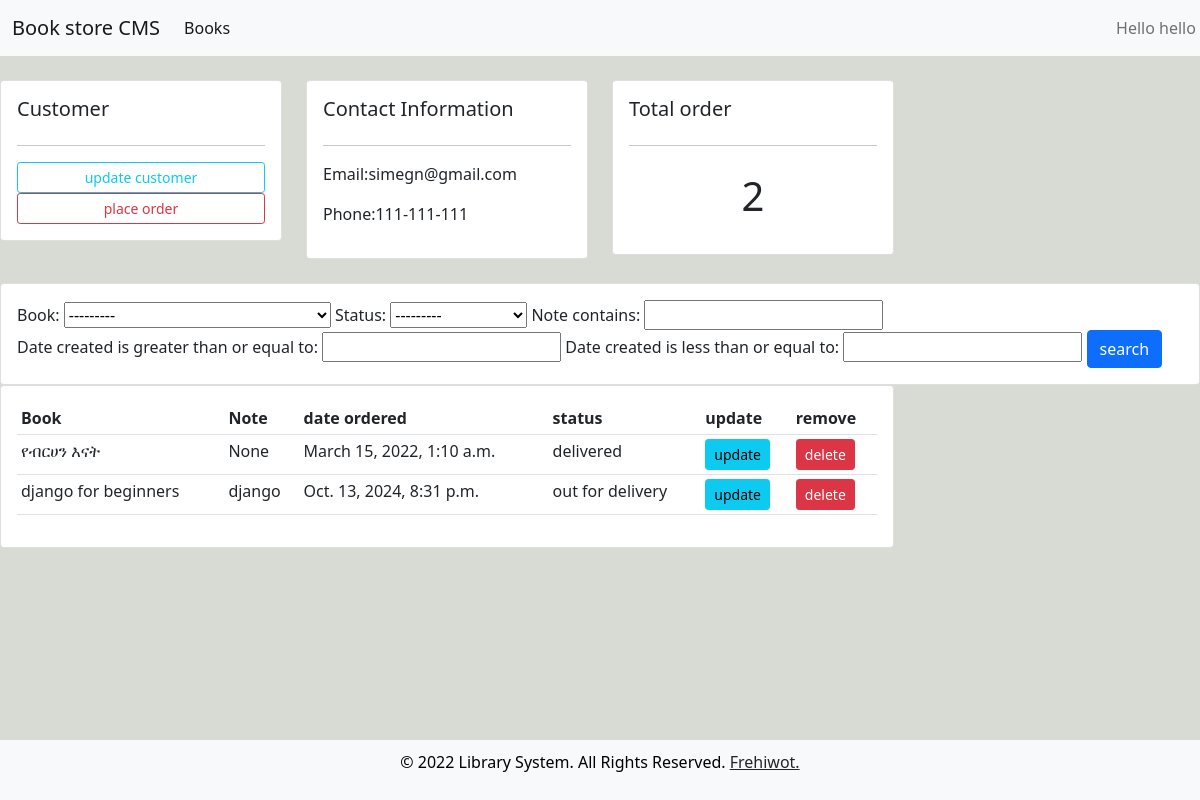
The app's page /customer/1/ (signed in), older data.
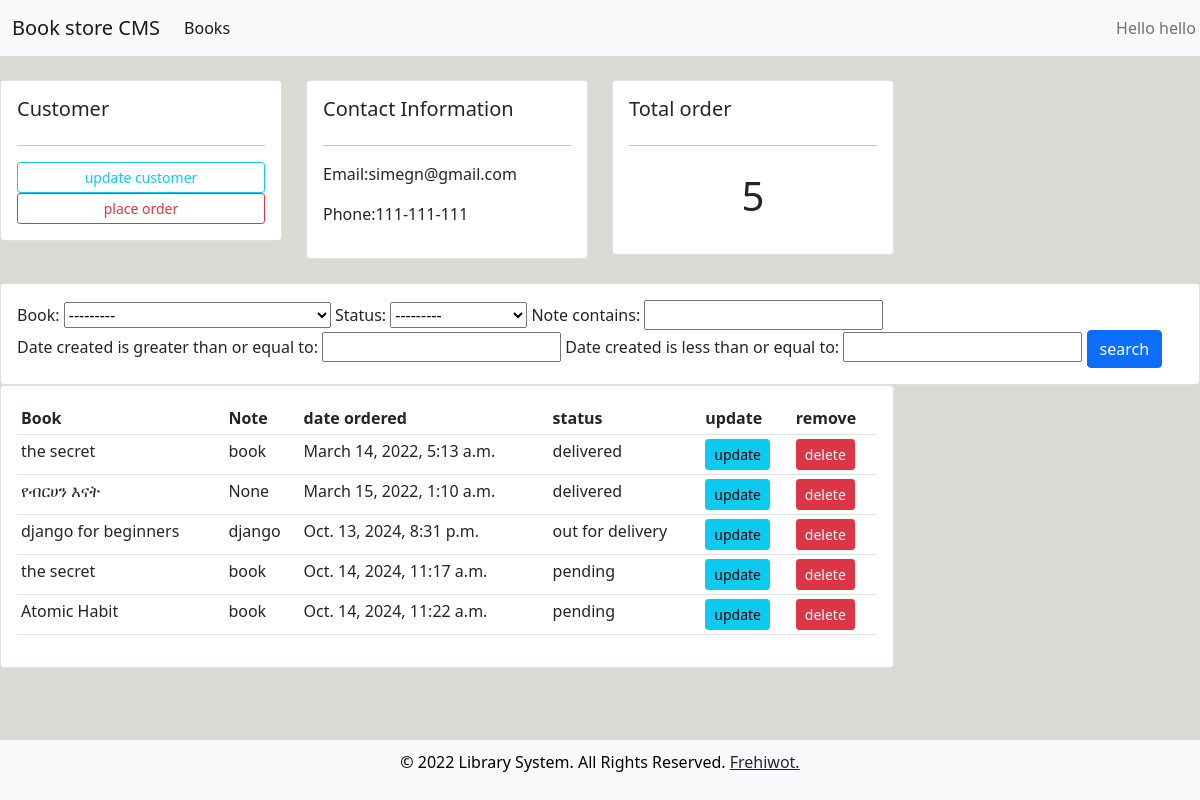
The same page, newer data.
### members/models.py (models this page shows, shortened)
class Order(models.Model):
    STATUS=(
        ('pending','pending'),
        ('out for delivery','out for delivery'),
        ('delivered','delivered'),
    )
    customer=models.ForeignKey(Customer,null=True, on_delete=models.SET_NULL)
    book=models.ForeignKey(Book,null=True, on_delete=models.SET_NULL)
    date_created=models.DateTimeField(auto_now_add=True, null=True)
    status=models.CharField(max_length=200, null=True, choices=STATUS,default="pending")
    note=models.CharField(max_length=2000, null=True)

class Book(models.Model):
    CATEGORY=(
        ('fiction','fiction'),
        ('religious','religious'),
        ('computer science','computer science'),
        ('engineering','engineering'),
        ('pyscological','pyscological'),
    )
    title=models.CharField(max_length=200, null=True)
    author=models.CharField(max_length=200, null=True)
    price= models.FloatField(null=True)
    category=models.CharField(max_length=5000, null=True, choices=CATEGORY)
    description=models.TextField(max_length=200, null=True)
    date_created=models.DateTimeField(auto_now_add=True, null=True)
    def __str__(self):
        return self.title

### members/decoraters.py (the view)
        def wrapper_func(request,*args,**kwargs):
            group=None
            if request.user.groups.exists():
                group = request.user.groups.all()[0].name
            if group in allowed_roles:
                return view_func(request,*args,**kwargs)
            else:
                return HttpResponse('you are not authorized')

### members/decoraters.py (called while the page is built)
def allowed_users(allowed_roles=[]):
    def decorater(view_func):
        def wrapper_func(request,*args,**kwargs):
            group=None
            if request.user.groups.exists():
                group = request.user.groups.all()[0].name
            if group in allowed_roles:
                return view_func(request,*args,**kwargs)
            else:
                return HttpResponse('you are not authorized')
        return wrapper_func
    return decorater

### members/views.py (called while the page is built)
@login_required(login_url='login')
@allowed_users(allowed_roles=['admin'])
def customerPage(request,pk):
    customer=Customer.objects.get(id=pk)
    order=customer.order_set.all()
    order_count=order.count()
    myfilter=OrderFilter(request.GET, queryset=order)
    order=myfilter.qs
    context={'customer':customer,'order':order,'order_count':order_count, 'myfilter':myfilter}
    return render(request, 'customer.html',context)

### members/templates/customer.html
{% extends 'base.html' %}
{% block content %}
<br>
<div class="row">
    <div class="col-md-3">
        <div class="card card-body">
            <h5>Customer</h5>
            <hr>
            <a class="btn btn-outline-info btn-sm btn-block" href="">update customer</a>
            <a class="btn btn-outline-danger btn-sm btn-block" href="{% url 'create_order' customer.id %}">place order</a>
        </div>
    </div>
    <div class="col-md-3">
        <div class="card card-body">
            <h5>Contact Information</h5>
            <hr>
            <p>Email:{{customer.email}}</p>
            <p>Phone:{{customer.phone}}</p>
        </div>
    </div>
    <div class="col-md-3">
        <div class="card card-body">
            <h5>Total order</h5>
            <hr>
            <h1 style="text-align: center;padding: 10px;">{{order_count}}</h1>
        </div>
    </div>
</div>
<br>
<div class="row">
    <div class="col">
        <div class="card card-body">
            <form method="get">
                {{myfilter.form}}
                <button class="btn btn-primary" type="submit">search</button>
            </form>
        </div>
    </div>
</div>
<div class="row">
    <div class="col-md-9">
        <div class="card card-body">
            <table class="table table-sm">
                <tr>
                    <th>Book</th>
                    <th>Note</th>
                    <th>date ordered</th>
                    <th>status</th>
                    <th>update</th>
                    <th>remove</th>
                </tr>
                {% for order in order%}
                <tr>
                <td>{{order.book}}</td>
                <td>{{order.note}}</td>
                <td>{{order.date_created}}</td>
                <td>{{order.status}}</td>
                <td><a class="btn btn-sm btn-info" href="{% url 'update_order' order.id %}">update</a></td>
                <td><a class="btn btn-sm btn-danger" href="{% url 'delete_order' order.id %}">delete</a></td>
                </tr>
                {% endfor %}
            </table>
        </div>
    </div>
</div>
{% endblock %}

Row changes from the older to the newer data that the page shows:
now on this page (row edited): Order: book "the secret", note "book", date_created "March 14, 2022, 5:13 a.m.", status "delivered"
added Order: book "the secret", note "book", date_created "Oct. 14, 2024, 11:17 a.m.", status "pending"
added Order: book "Atomic Habit", note "book", date_created "Oct. 14, 2024, 11:22 a.m.", status "pending"
Text that changed along with them:
{{ order_count }}: "2" → "5"
